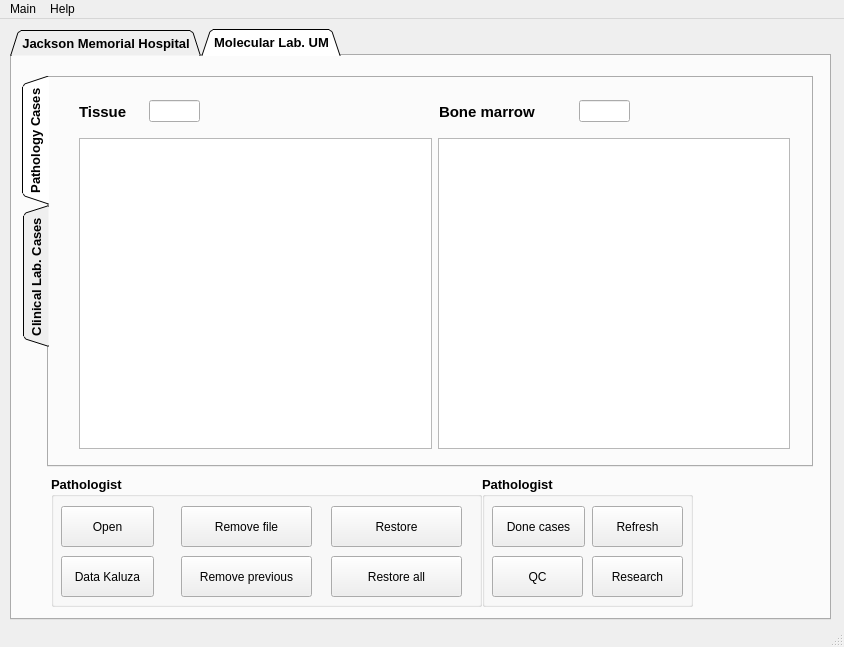
<?xml version="1.0" encoding="UTF-8"?>
<ui version="4.0">
 <class>MainWindow</class>
 <widget class="QMainWindow" name="MainWindow">
  <property name="geometry">
   <rect>
    <x>0</x>
    <y>0</y>
    <width>844</width>
    <height>647</height>
   </rect>
  </property>
  <property name="windowTitle">
   <string>Flow Cytometry Case Manager</string>
  </property>
  <property name="windowIcon">
   <iconset>
    <normaloff>Untitled.png</normaloff>Untitled.png</iconset>
  </property>
  <widget class="QWidget" name="centralwidget">
   <widget class="QTabWidget" name="tabWidget">
    <property name="enabled">
     <bool>true</bool>
    </property>
    <property name="geometry">
     <rect>
      <x>10</x>
      <y>10</y>
      <width>821</width>
      <height>591</height>
     </rect>
    </property>
    <property name="font">
     <font>
      <pointsize>10</pointsize>
      <weight>75</weight>
      <italic>false</italic>
      <bold>true</bold>
     </font>
    </property>
    <property name="mouseTracking">
     <bool>false</bool>
    </property>
    <property name="toolTip">
     <string/>
    </property>
    <property name="statusTip">
     <string/>
    </property>
    <property name="tabShape">
     <enum>QTabWidget::Triangular</enum>
    </property>
    <property name="currentIndex">
     <number>1</number>
    </property>
    <property name="movable">
     <bool>true</bool>
    </property>
    <widget class="QWidget" name="tab_jmh">
     <attribute name="title">
      <string>Jackson Memorial Hospital</string>
     </attribute>
     <widget class="QTabWidget" name="tabWidget_2">
      <property name="geometry">
       <rect>
        <x>10</x>
        <y>20</y>
        <width>791</width>
        <height>391</height>
       </rect>
      </property>
      <property name="tabPosition">
       <enum>QTabWidget::West</enum>
      </property>
      <property name="tabShape">
       <enum>QTabWidget::Triangular</enum>
      </property>
      <property name="currentIndex">
       <number>1</number>
      </property>
      <property name="elideMode">
       <enum>Qt::ElideNone</enum>
      </property>
      <widget class="QWidget" name="tab_jmh_patho">
       <attribute name="title">
        <string>Pathology Cases</string>
       </attribute>
       <widget class="QLineEdit" name="jmh_patho_bm_num">
        <property name="geometry">
         <rect>
          <x>530</x>
          <y>22</y>
          <width>51</width>
          <height>22</height>
         </rect>
        </property>
        <property name="font">
         <font>
          <weight>50</weight>
          <bold>false</bold>
         </font>
        </property>
        <property name="alignment">
         <set>Qt::AlignCenter</set>
        </property>
        <property name="readOnly">
         <bool>true</bool>
        </property>
       </widget>
       <widget class="QLabel" name="jmh_bm_cases">
        <property name="geometry">
         <rect>
          <x>390</x>
          <y>18</y>
          <width>131</width>
          <height>31</height>
         </rect>
        </property>
        <property name="font">
         <font>
          <pointsize>11</pointsize>
         </font>
        </property>
        <property name="text">
         <string>Bone marrow</string>
        </property>
       </widget>
       <widget class="QLineEdit" name="jmh_patho_tissue_num">
        <property name="geometry">
         <rect>
          <x>100</x>
          <y>22</y>
          <width>51</width>
          <height>22</height>
         </rect>
        </property>
        <property name="font">
         <font>
          <weight>50</weight>
          <bold>false</bold>
         </font>
        </property>
        <property name="alignment">
         <set>Qt::AlignCenter</set>
        </property>
        <property name="readOnly">
         <bool>true</bool>
        </property>
       </widget>
       <widget class="QLabel" name="jmh_tissue_cases">
        <property name="geometry">
         <rect>
          <x>30</x>
          <y>18</y>
          <width>61</width>
          <height>31</height>
         </rect>
        </property>
        <property name="font">
         <font>
          <pointsize>11</pointsize>
         </font>
        </property>
        <property name="text">
         <string>Tissue</string>
        </property>
        <property name="buddy">
         <cstring></cstring>
        </property>
       </widget>
       <widget class="QWidget" name="horizontalLayoutWidget">
        <property name="geometry">
         <rect>
          <x>30</x>
          <y>60</y>
          <width>711</width>
          <height>311</height>
         </rect>
        </property>
        <layout class="QHBoxLayout" name="horizontalLayout">
         <item>
          <widget class="QListWidget" name="jmh_patho_tissue_list"/>
         </item>
         <item>
          <widget class="QListWidget" name="jmh_patho_bm_list"/>
         </item>
        </layout>
       </widget>
      </widget>
      <widget class="QWidget" name="tab_jmh_lab">
       <attribute name="title">
        <string>Clinical Lab. Cases</string>
       </attribute>
       <widget class="QLabel" name="jmh_lab_cases">
        <property name="geometry">
         <rect>
          <x>30</x>
          <y>18</y>
          <width>61</width>
          <height>31</height>
         </rect>
        </property>
        <property name="font">
         <font>
          <pointsize>11</pointsize>
         </font>
        </property>
        <property name="text">
         <string>Cases</string>
        </property>
        <property name="buddy">
         <cstring></cstring>
        </property>
       </widget>
       <widget class="QLineEdit" name="jmh_patho_tissue_num_2">
        <property name="geometry">
         <rect>
          <x>100</x>
          <y>22</y>
          <width>51</width>
          <height>22</height>
         </rect>
        </property>
        <property name="font">
         <font>
          <weight>50</weight>
          <bold>false</bold>
         </font>
        </property>
        <property name="alignment">
         <set>Qt::AlignCenter</set>
        </property>
        <property name="readOnly">
         <bool>true</bool>
        </property>
       </widget>
       <widget class="QWidget" name="horizontalLayoutWidget_2">
        <property name="geometry">
         <rect>
          <x>30</x>
          <y>60</y>
          <width>711</width>
          <height>311</height>
         </rect>
        </property>
        <layout class="QHBoxLayout" name="horizontalLayout_2">
         <item>
          <widget class="QListWidget" name="jmh_patho_tissue_list_2"/>
         </item>
        </layout>
       </widget>
      </widget>
     </widget>
     <widget class="QGroupBox" name="groupBox_2">
      <property name="geometry">
       <rect>
        <x>30</x>
        <y>420</y>
        <width>141</width>
        <height>80</height>
       </rect>
      </property>
      <property name="title">
       <string>Preview</string>
      </property>
      <widget class="QPushButton" name="jmh_patho_openbtn">
       <property name="geometry">
        <rect>
         <x>26</x>
         <y>30</y>
         <width>93</width>
         <height>41</height>
        </rect>
       </property>
       <property name="font">
        <font>
         <pointsize>9</pointsize>
         <weight>50</weight>
         <bold>false</bold>
        </font>
       </property>
       <property name="text">
        <string>Open</string>
       </property>
      </widget>
     </widget>
     <widget class="QGroupBox" name="groupBox">
      <property name="geometry">
       <rect>
        <x>169</x>
        <y>420</y>
        <width>631</width>
        <height>80</height>
       </rect>
      </property>
      <property name="title">
       <string>Pathologist</string>
      </property>
      <widget class="QPushButton" name="jmh_patho_removebtn">
       <property name="geometry">
        <rect>
         <x>16</x>
         <y>30</y>
         <width>131</width>
         <height>41</height>
        </rect>
       </property>
       <property name="font">
        <font>
         <pointsize>9</pointsize>
         <weight>50</weight>
         <bold>false</bold>
        </font>
       </property>
       <property name="text">
        <string>Remove from list</string>
       </property>
      </widget>
      <widget class="QPushButton" name="jmh_patho_removeprevbtn">
       <property name="geometry">
        <rect>
         <x>310</x>
         <y>30</y>
         <width>201</width>
         <height>41</height>
        </rect>
       </property>
       <property name="font">
        <font>
         <pointsize>9</pointsize>
         <weight>50</weight>
         <bold>false</bold>
        </font>
       </property>
       <property name="text">
        <string>Remove previously opened</string>
       </property>
      </widget>
      <widget class="QPushButton" name="jmh_patho_donebtn">
       <property name="geometry">
        <rect>
         <x>525</x>
         <y>30</y>
         <width>93</width>
         <height>41</height>
        </rect>
       </property>
       <property name="font">
        <font>
         <pointsize>9</pointsize>
         <weight>50</weight>
         <bold>false</bold>
        </font>
       </property>
       <property name="text">
        <string>Done cases</string>
       </property>
      </widget>
     </widget>
     <widget class="QPushButton" name="qc_btn">
      <property name="geometry">
       <rect>
        <x>551</x>
        <y>510</y>
        <width>71</width>
        <height>41</height>
       </rect>
      </property>
      <property name="font">
       <font>
        <pointsize>9</pointsize>
        <weight>50</weight>
        <bold>false</bold>
       </font>
      </property>
      <property name="text">
       <string>QC</string>
      </property>
     </widget>
     <widget class="QToolButton" name="jmh_patho_refresh">
      <property name="geometry">
       <rect>
        <x>709</x>
        <y>510</y>
        <width>81</width>
        <height>41</height>
       </rect>
      </property>
      <property name="font">
       <font>
        <pointsize>9</pointsize>
        <weight>50</weight>
        <bold>false</bold>
       </font>
      </property>
      <property name="text">
       <string>Refresh</string>
      </property>
     </widget>
     <widget class="QPushButton" name="rxh_btn">
      <property name="geometry">
       <rect>
        <x>630</x>
        <y>510</y>
        <width>71</width>
        <height>41</height>
       </rect>
      </property>
      <property name="font">
       <font>
        <pointsize>9</pointsize>
        <weight>50</weight>
        <bold>false</bold>
       </font>
      </property>
      <property name="text">
       <string>Research</string>
      </property>
     </widget>
    </widget>
    <widget class="QWidget" name="tab_um">
     <attribute name="title">
      <string>Molecular Lab. UM</string>
     </attribute>
     <widget class="QTabWidget" name="tabWidget_3">
      <property name="geometry">
       <rect>
        <x>10</x>
        <y>20</y>
        <width>791</width>
        <height>391</height>
       </rect>
      </property>
      <property name="tabPosition">
       <enum>QTabWidget::West</enum>
      </property>
      <property name="tabShape">
       <enum>QTabWidget::Triangular</enum>
      </property>
      <property name="currentIndex">
       <number>0</number>
      </property>
      <property name="elideMode">
       <enum>Qt::ElideNone</enum>
      </property>
      <widget class="QWidget" name="tab_jmh_patho_3">
       <attribute name="title">
        <string>Pathology Cases</string>
       </attribute>
       <widget class="QLineEdit" name="um_patho_bm_num">
        <property name="geometry">
         <rect>
          <x>530</x>
          <y>22</y>
          <width>51</width>
          <height>22</height>
         </rect>
        </property>
        <property name="font">
         <font>
          <weight>50</weight>
          <bold>false</bold>
         </font>
        </property>
        <property name="alignment">
         <set>Qt::AlignCenter</set>
        </property>
        <property name="readOnly">
         <bool>true</bool>
        </property>
       </widget>
       <widget class="QLabel" name="um_bm_cases">
        <property name="geometry">
         <rect>
          <x>390</x>
          <y>18</y>
          <width>131</width>
          <height>31</height>
         </rect>
        </property>
        <property name="font">
         <font>
          <pointsize>11</pointsize>
         </font>
        </property>
        <property name="text">
         <string>Bone marrow</string>
        </property>
       </widget>
       <widget class="QLineEdit" name="um_patho_tissue_num_2">
        <property name="geometry">
         <rect>
          <x>100</x>
          <y>22</y>
          <width>51</width>
          <height>22</height>
         </rect>
        </property>
        <property name="font">
         <font>
          <weight>50</weight>
          <bold>false</bold>
         </font>
        </property>
        <property name="alignment">
         <set>Qt::AlignCenter</set>
        </property>
        <property name="readOnly">
         <bool>true</bool>
        </property>
       </widget>
       <widget class="QLabel" name="um_tissue_cases">
        <property name="geometry">
         <rect>
          <x>30</x>
          <y>18</y>
          <width>61</width>
          <height>31</height>
         </rect>
        </property>
        <property name="font">
         <font>
          <pointsize>11</pointsize>
         </font>
        </property>
        <property name="text">
         <string>Tissue</string>
        </property>
        <property name="buddy">
         <cstring></cstring>
        </property>
       </widget>
       <widget class="QWidget" name="horizontalLayoutWidget_5">
        <property name="geometry">
         <rect>
          <x>30</x>
          <y>60</y>
          <width>711</width>
          <height>311</height>
         </rect>
        </property>
        <layout class="QHBoxLayout" name="horizontalLayout_5">
         <item>
          <widget class="QListWidget" name="um_patho_tissue_list_2"/>
         </item>
         <item>
          <widget class="QListWidget" name="um_patho_bm_list"/>
         </item>
        </layout>
       </widget>
      </widget>
      <widget class="QWidget" name="tab_jmh_lab_3">
       <attribute name="title">
        <string>Clinical Lab. Cases</string>
       </attribute>
       <widget class="QLabel" name="um_lab_cases">
        <property name="geometry">
         <rect>
          <x>30</x>
          <y>18</y>
          <width>61</width>
          <height>31</height>
         </rect>
        </property>
        <property name="font">
         <font>
          <pointsize>11</pointsize>
         </font>
        </property>
        <property name="text">
         <string>Cases</string>
        </property>
        <property name="buddy">
         <cstring></cstring>
        </property>
       </widget>
       <widget class="QLineEdit" name="um_patho_tissue_num">
        <property name="geometry">
         <rect>
          <x>100</x>
          <y>22</y>
          <width>51</width>
          <height>22</height>
         </rect>
        </property>
        <property name="font">
         <font>
          <weight>50</weight>
          <bold>false</bold>
         </font>
        </property>
        <property name="alignment">
         <set>Qt::AlignCenter</set>
        </property>
        <property name="readOnly">
         <bool>true</bool>
        </property>
       </widget>
       <widget class="QWidget" name="horizontalLayoutWidget_6">
        <property name="geometry">
         <rect>
          <x>30</x>
          <y>60</y>
          <width>711</width>
          <height>311</height>
         </rect>
        </property>
        <layout class="QHBoxLayout" name="horizontalLayout_6">
         <item>
          <widget class="QListWidget" name="um_patho_tissue_list"/>
         </item>
        </layout>
       </widget>
      </widget>
     </widget>
     <widget class="QGroupBox" name="groupBox_5">
      <property name="geometry">
       <rect>
        <x>39</x>
        <y>420</y>
        <width>431</width>
        <height>131</height>
       </rect>
      </property>
      <property name="title">
       <string>Pathologist</string>
      </property>
      <widget class="QPushButton" name="um_patho_removebtn">
       <property name="geometry">
        <rect>
         <x>130</x>
         <y>30</y>
         <width>131</width>
         <height>41</height>
        </rect>
       </property>
       <property name="font">
        <font>
         <pointsize>9</pointsize>
         <weight>50</weight>
         <bold>false</bold>
        </font>
       </property>
       <property name="text">
        <string>Remove file</string>
       </property>
      </widget>
      <widget class="QPushButton" name="um_patho_removeprevbtn">
       <property name="geometry">
        <rect>
         <x>130</x>
         <y>80</y>
         <width>131</width>
         <height>41</height>
        </rect>
       </property>
       <property name="font">
        <font>
         <pointsize>9</pointsize>
         <weight>50</weight>
         <bold>false</bold>
        </font>
       </property>
       <property name="text">
        <string>Remove previous</string>
       </property>
      </widget>
      <widget class="QPushButton" name="um_patho_removebtn_2">
       <property name="geometry">
        <rect>
         <x>280</x>
         <y>30</y>
         <width>131</width>
         <height>41</height>
        </rect>
       </property>
       <property name="font">
        <font>
         <pointsize>9</pointsize>
         <weight>50</weight>
         <bold>false</bold>
        </font>
       </property>
       <property name="text">
        <string>Restore</string>
       </property>
      </widget>
      <widget class="QPushButton" name="um_patho_openbtn">
       <property name="geometry">
        <rect>
         <x>10</x>
         <y>30</y>
         <width>93</width>
         <height>41</height>
        </rect>
       </property>
       <property name="font">
        <font>
         <pointsize>9</pointsize>
         <weight>50</weight>
         <bold>false</bold>
        </font>
       </property>
       <property name="text">
        <string>Open</string>
       </property>
      </widget>
      <widget class="QPushButton" name="um_patho_openbtn_3">
       <property name="geometry">
        <rect>
         <x>10</x>
         <y>80</y>
         <width>93</width>
         <height>41</height>
        </rect>
       </property>
       <property name="sizePolicy">
        <sizepolicy hsizetype="Minimum" vsizetype="Fixed">
         <horstretch>0</horstretch>
         <verstretch>0</verstretch>
        </sizepolicy>
       </property>
       <property name="font">
        <font>
         <pointsize>9</pointsize>
         <weight>50</weight>
         <bold>false</bold>
        </font>
       </property>
       <property name="text">
        <string>Data Kaluza</string>
       </property>
      </widget>
      <widget class="QPushButton" name="um_patho_removebtn_3">
       <property name="geometry">
        <rect>
         <x>280</x>
         <y>80</y>
         <width>131</width>
         <height>41</height>
        </rect>
       </property>
       <property name="font">
        <font>
         <pointsize>9</pointsize>
         <weight>50</weight>
         <bold>false</bold>
        </font>
       </property>
       <property name="text">
        <string>Restore all</string>
       </property>
      </widget>
     </widget>
     <widget class="QGroupBox" name="groupBox_6">
      <property name="geometry">
       <rect>
        <x>470</x>
        <y>420</y>
        <width>211</width>
        <height>131</height>
       </rect>
      </property>
      <property name="title">
       <string>Pathologist</string>
      </property>
      <widget class="QPushButton" name="um_patho_donebtn">
       <property name="geometry">
        <rect>
         <x>10</x>
         <y>30</y>
         <width>93</width>
         <height>41</height>
        </rect>
       </property>
       <property name="font">
        <font>
         <pointsize>9</pointsize>
         <weight>50</weight>
         <bold>false</bold>
        </font>
       </property>
       <property name="text">
        <string>Done cases</string>
       </property>
      </widget>
      <widget class="QPushButton" name="um_qc_btn">
       <property name="geometry">
        <rect>
         <x>10</x>
         <y>80</y>
         <width>91</width>
         <height>41</height>
        </rect>
       </property>
       <property name="font">
        <font>
         <pointsize>9</pointsize>
         <weight>50</weight>
         <bold>false</bold>
        </font>
       </property>
       <property name="text">
        <string>QC</string>
       </property>
      </widget>
      <widget class="QToolButton" name="um_patho_refresh">
       <property name="geometry">
        <rect>
         <x>110</x>
         <y>30</y>
         <width>91</width>
         <height>41</height>
        </rect>
       </property>
       <property name="font">
        <font>
         <pointsize>9</pointsize>
         <weight>50</weight>
         <bold>false</bold>
        </font>
       </property>
       <property name="text">
        <string>Refresh</string>
       </property>
      </widget>
      <widget class="QPushButton" name="um_rxh_btn">
       <property name="geometry">
        <rect>
         <x>110</x>
         <y>80</y>
         <width>91</width>
         <height>41</height>
        </rect>
       </property>
       <property name="font">
        <font>
         <pointsize>9</pointsize>
         <weight>50</weight>
         <bold>false</bold>
        </font>
       </property>
       <property name="text">
        <string>Research</string>
       </property>
      </widget>
     </widget>
    </widget>
   </widget>
  </widget>
  <widget class="QMenuBar" name="menubar">
   <property name="geometry">
    <rect>
     <x>0</x>
     <y>0</y>
     <width>844</width>
     <height>22</height>
    </rect>
   </property>
   <widget class="QMenu" name="menuMain">
    <property name="title">
     <string>Main</string>
    </property>
    <addaction name="actionNew_server"/>
   </widget>
   <widget class="QMenu" name="menuHelp">
    <property name="title">
     <string>Help</string>
    </property>
    <addaction name="actionManual"/>
   </widget>
   <addaction name="menuMain"/>
   <addaction name="menuHelp"/>
  </widget>
  <widget class="QStatusBar" name="statusbar"/>
  <action name="actionNew_server">
   <property name="text">
    <string>New server</string>
   </property>
  </action>
  <action name="actionManual">
   <property name="text">
    <string>Manual</string>
   </property>
  </action>
 </widget>
 <resources/>
 <connections/>
</ui>
